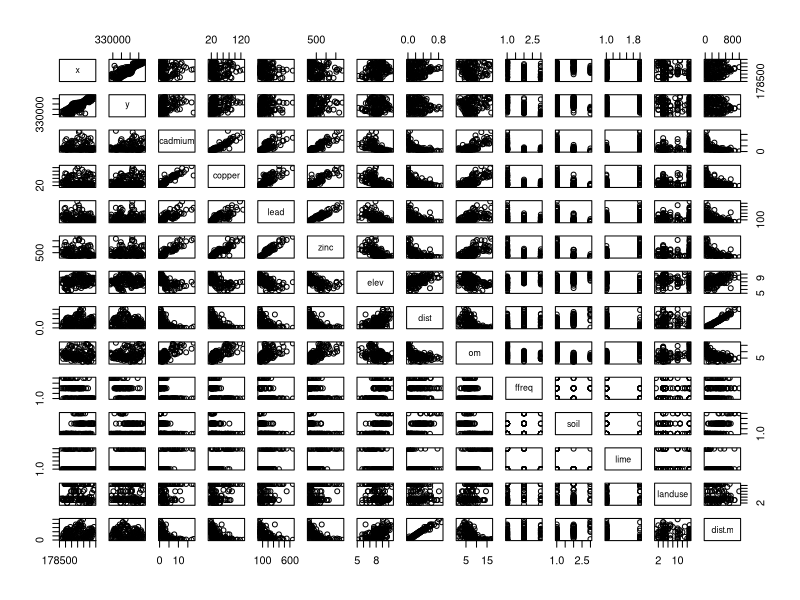
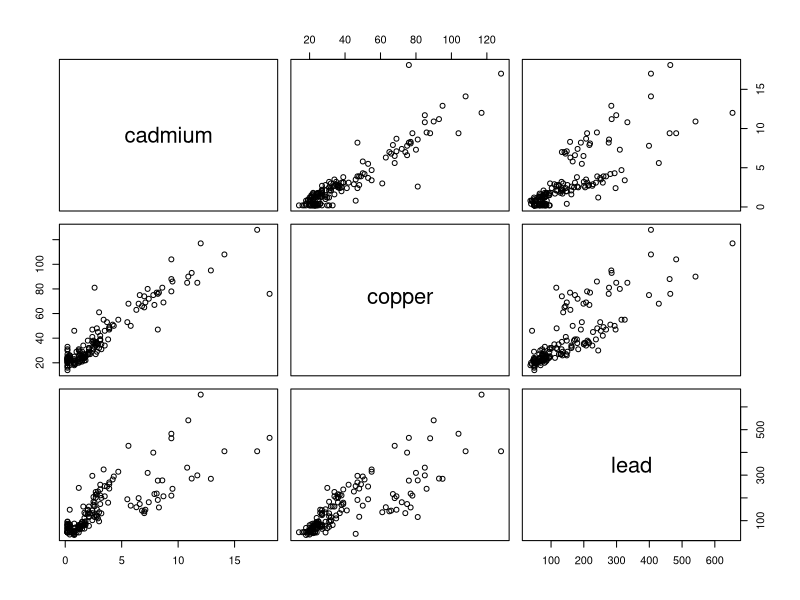
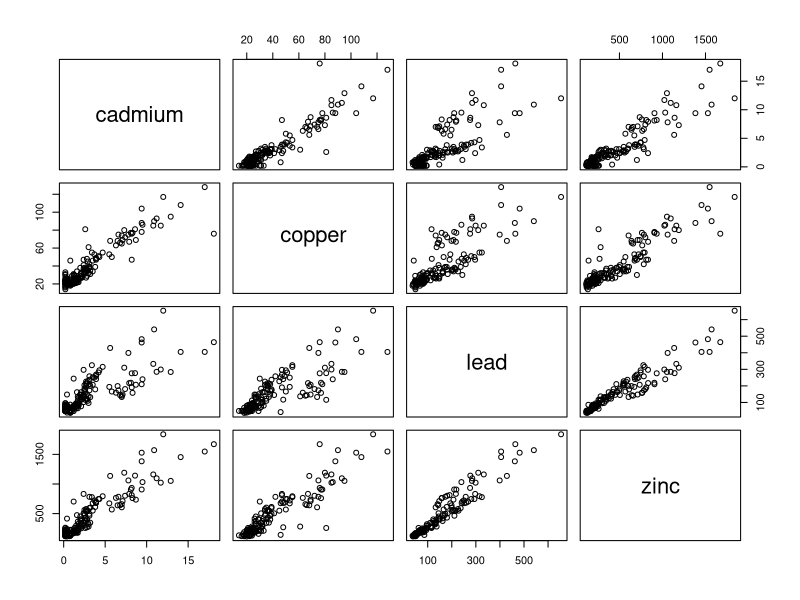
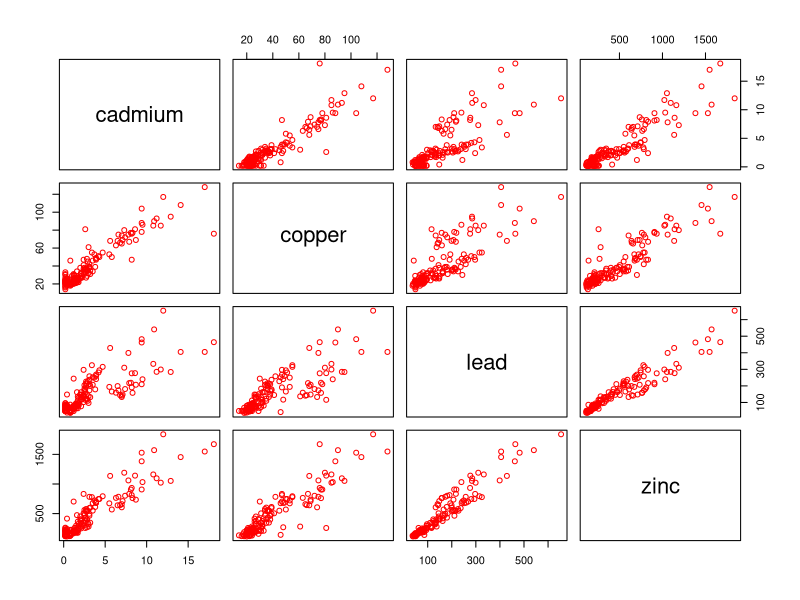
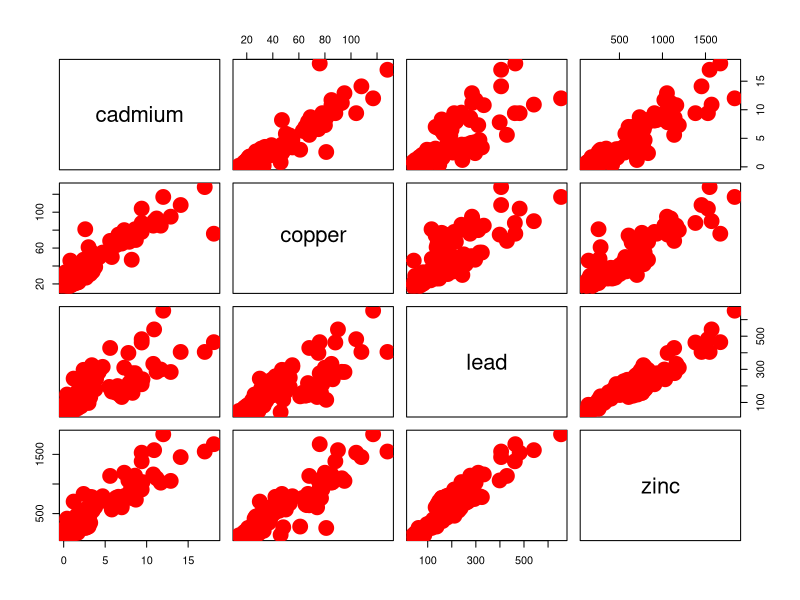
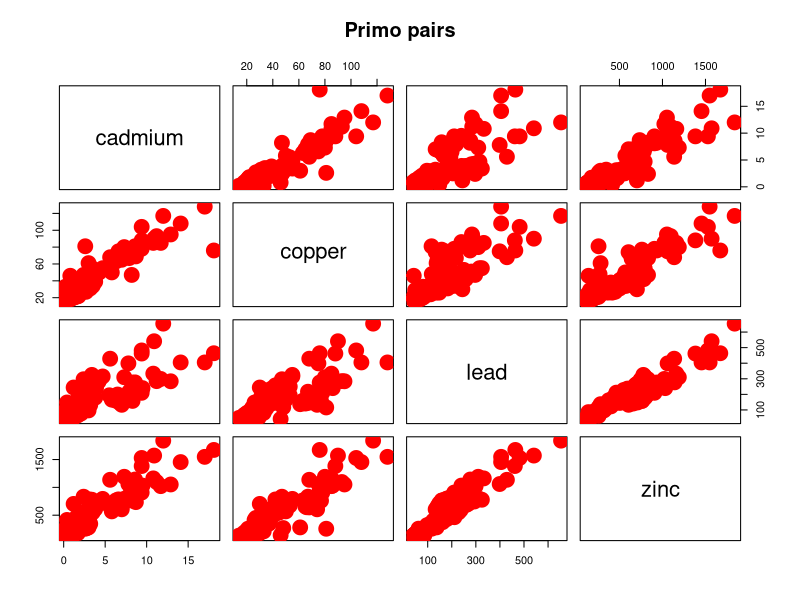
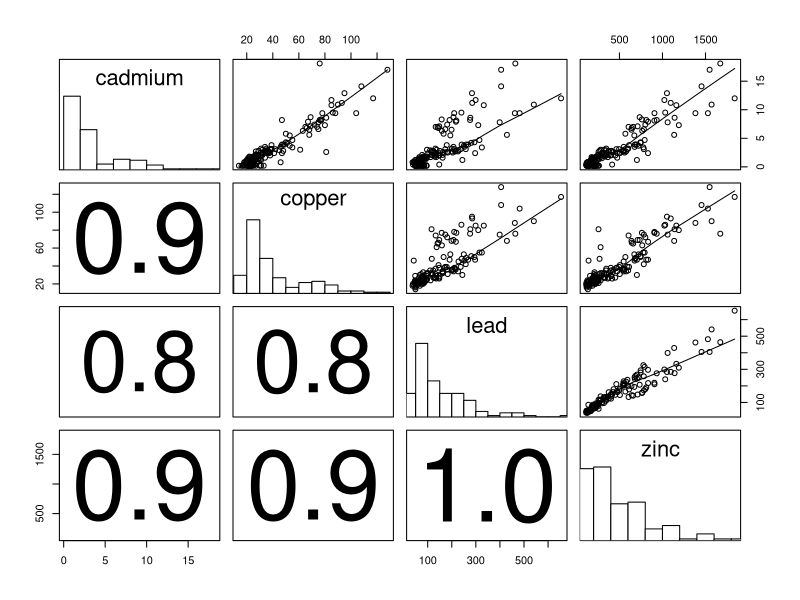
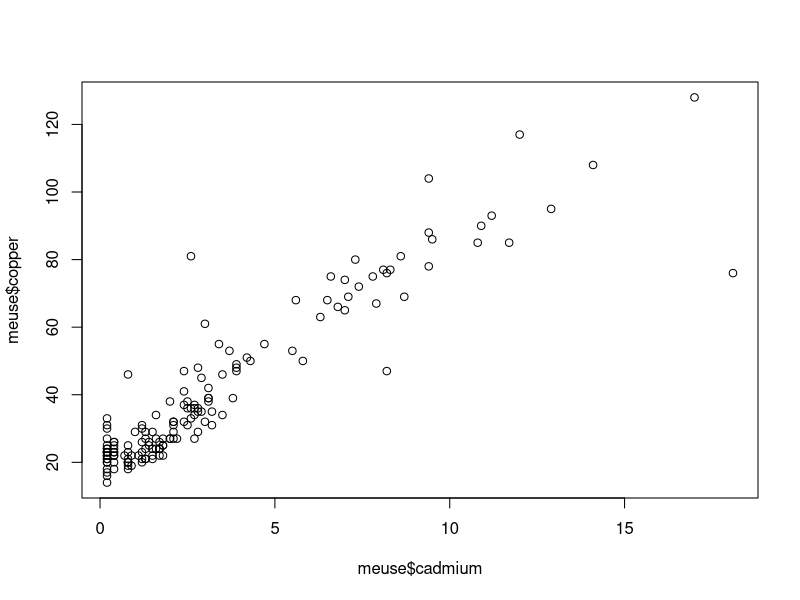

The R source for these figures, in order:
#PRIMO CODICE ECOLOGIA DEL PAESAGGIO
install.packages("sp")

library(sp) # richiamiamo la libreria sp prima di .....
# require(sp) è un altro comando per richiamare librerie
data(meuse)
meuse
pairs(meuse)
pairs(~ cadmium + copper + lead , data = meuse)
pairs(~ cadmium + copper + lead + zinc , data = meuse)
pairs(meuse[,3:6], col="red") # cambiamo colore
pairs(meuse[,3:6], col="red", pch=19, cex=3) # cambiamo "point character" (simbolo grafico) e "character exageration" (grandezza simbolo)
pairs(meuse[,3:6], col="red", pch=19, cex=3, main="Primo pairs") # inseriamo un titolo al grafico

panel.correlations <- function(x, y, digits=1, prefix="", cex.cor)
{
    usr <- par("usr"); on.exit(par(usr))
    par(usr = c(0, 1, 0, 1))
    r1=cor(x,y,use="pairwise.complete.obs")
    r <- abs(cor(x, y,use="pairwise.complete.obs"))

 

    txt <- format(c(r1, 0.123456789), digits=digits)[1]
    txt <- paste(prefix, txt, sep="")
    if(missing(cex.cor)) cex <- 0.9/strwidth(txt)
    text(0.5, 0.5, txt, cex = cex * r)
}

 

panel.smoothing <- function (x, y, col = par("col"), bg = NA, pch = par("pch"),
    cex = 1, col.smooth = "red", span = 2/3, iter = 3, ...)
{
    points(x, y, pch = pch, col = col, bg = bg, cex = cex)
    ok <- is.finite(x) & is.finite(y)
    if (any(ok))
        lines(stats::lowess(x[ok], y[ok], f = span, iter = iter),
            col = 1, ...)
}

 


panel.histograms <- function(x, ...)
{
    usr <- par("usr"); on.exit(par(usr))
    par(usr = c(usr[1:2], 0, 1.5) )
    h <- hist(x, plot = FALSE)
    breaks <- h$breaks; nB <- length(breaks)
    y <- h$counts; y <- y/max(y)
    rect(breaks[-nB], 0, breaks[-1], y, col="white", ...)
}
pairs(meuse[,3:6], lower.panel = panel.correlations, upper.panel = panel.smoothing, diag.panel = panel.histograms)
#parte di codice che permette di mostrare le tre fuzioni inserite nei grafici, suddivedendole in pannello superiore, inferiore e diagonale.

#funzione plot
plot(meuse$cadmium , meuse$copper)
attach(meuse)
plot(cadmium,copper)
plot(cadmium,copper, pch=17, col="green", main="primo plot")
plot(cadmium,copper, pch=17, col="green", main="primo plot", xlab="cadmio", ylab="rame") # cambiamo in nome delle etichette sugli assi del grafico
plot(cadmium,copper, pch=17, col="green", main="primo plot", xlab="cadmio", ylab="rame", cex.lab=2, cex=2) # cambiamo grandezza delle etichette e dei simboli
